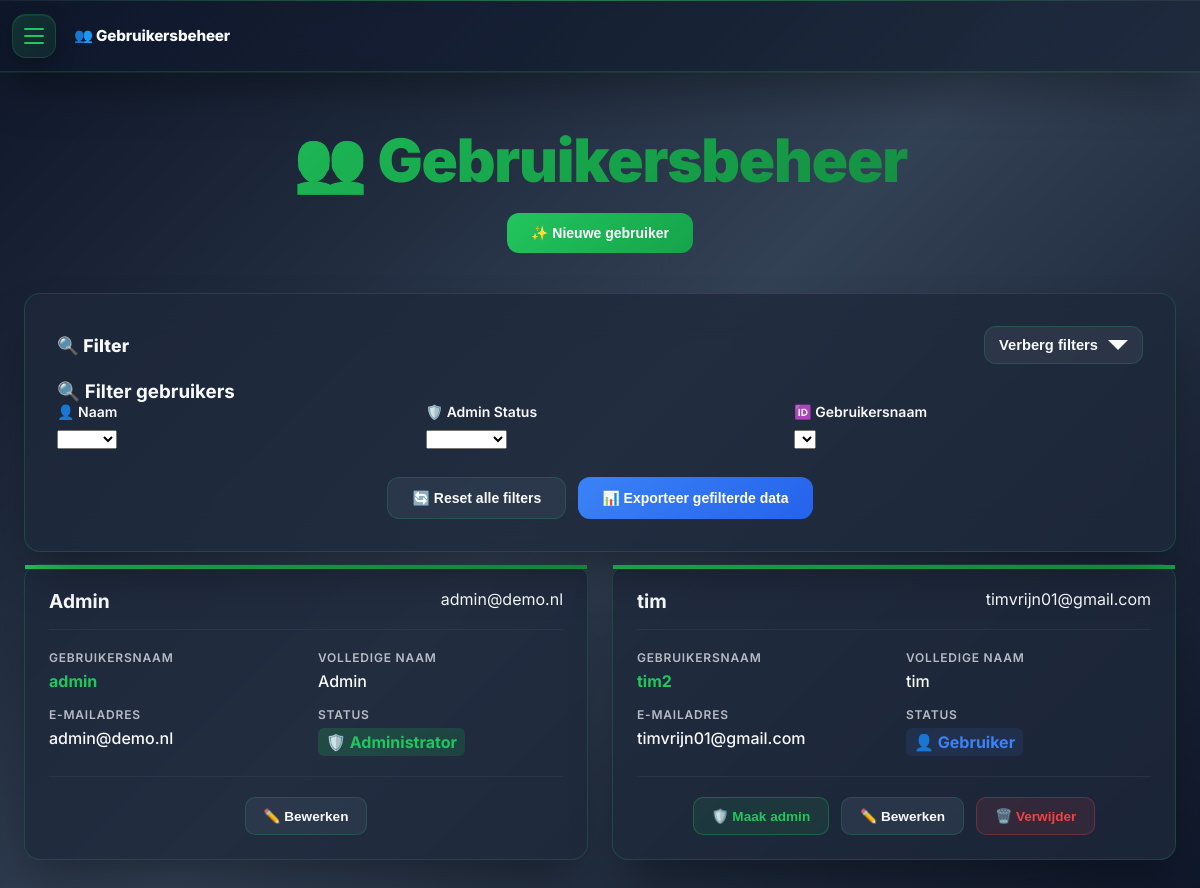
Page /gebruikers/ (signed in) on the earlier database version.
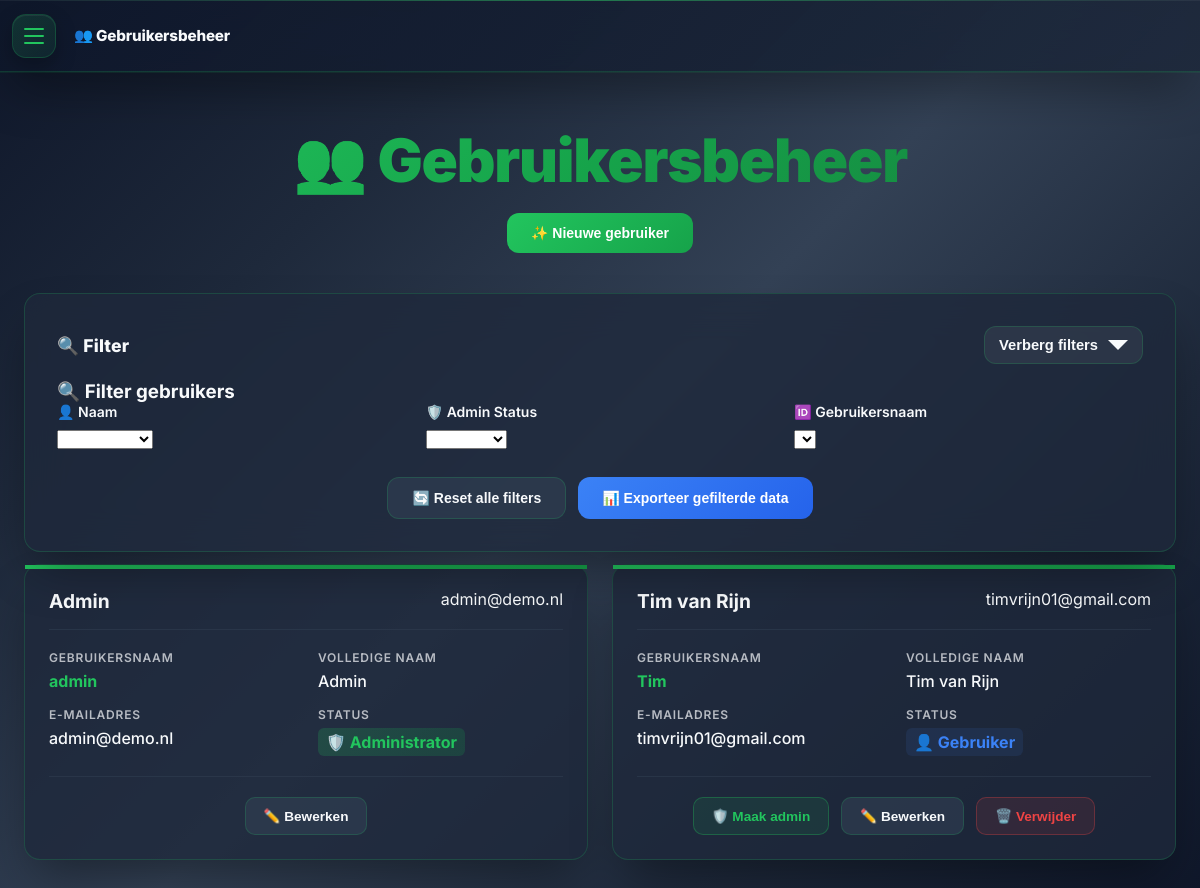
Same page on the later database version.
### tables this page shows
CREATE TABLE users (
            id TEXT PRIMARY KEY,
            username TEXT NOT NULL UNIQUE,
            password_hash TEXT NOT NULL,
            email TEXT,
            naam TEXT,
            is_admin INTEGER DEFAULT 0 
        );

### app/gebruikers/routes.py (the view)
@gebruikers_bp.route('/', methods=['GET'])
@login_required
def gebruikers():
    if not is_admin():
        flash("Geen toegang!", "danger")
        return redirect(url_for('dashboard.bedrijfsdashboard'))
    conn = db.get_connection()
    conn.row_factory = sqlite3.Row
    c = conn.cursor()
    try:
        rows = c.execute("SELECT id, username, email, naam, is_admin FROM users").fetchall()
    finally:
        conn.close()
    current_user_id = session.get('user_id')
    return render_template('gebruikers/gebruikers.html', gebruikers=rows, current_user_id=current_user_id)

### app/gebruikers/auth_utils.py (called while the page is built)
def login_required(f):
    @wraps(f)
    def wrapper(*args, **kwargs):
        if 'user_id' not in session:
            flash("Log eerst in om verder te gaan.", "warning")
            return redirect(url_for('gebruikers.login'))
        return f(*args, **kwargs)
    return wrapper

### app/gebruikers/routes.py (called while the page is built)
def is_admin():
    return session.get('is_admin', 0) == 1

### app/models/database_beheer.py (called while the page is built)
def get_connection():
    return sqlite3.connect(DB_NAME)

### app/gebruikers/templates/gebruikers/gebruikers.html (shortened to what this page needs)
{% if session.get('is_admin', 0) == 1 %}
<!DOCTYPE html>
<html lang="nl">
<head>
  {% set _display_name = session.get('view_as_user_name')
                      or session.get('naam')
                      or session.get('username')
                      or 'Gebruiker' %}
  <link rel="stylesheet" href="{{ url_for('static', filename='css/quantum-navigation.css') }}">
  <link rel="stylesheet" href="https://cdn.jsdelivr.net/npm/choices.js@10.2.0/public/assets/styles/choices.min.css">
  <link rel="stylesheet" href="{{ url_for('static', filename='css/filter.css') }}">
  <link rel="stylesheet" href="{{ url_for('static', filename='css/quantum-modal.css') }}">
</head>
<body>
<nav id="quantumNav"
     data-component="QuantumNavigation"
     data-auto-init="true"
     data-current-page="gebruikers"
     data-admin-only="{{ 'true' if session.get('is_admin',0)==1 else 'false' }}"
     data-show-user-profile="true"
     data-user-name="{{ _display_name }}"
     data-user-avatar="{{ _display_name[0]|upper }}"
     data-user-role="{{ 'Admin' if session.get('is_admin',0)==1 else 'Gebruiker' }}">
  <button class="quantum-mobile-btn" id="quantumMobileBtn" aria-label="Menu"></button>
  <span class="quantum-page-label" id="quantumPageLabel" aria-current="page"></span>
</nav>
  <div class="container">
    <div class="header-row">
      <h1 id="pageTitle" class="sidebar-title"></h1>
      <div class="top-actions">
        <button class="action-btn" onclick="openAddDialog()">✨ Nieuwe gebruiker</button>
      </div>
    </div>
    <div class="filter-section">
      <h3>🔍 Filter gebruikers</h3>
      <div class="filter-grid">
        <div class="filter-item">
          <label for="filter-naam">👤 Naam</label>
          <select id="filter-naam" data-placeholder="Kies naam...">
            <option value=""></option>
          </select>
        </div>
        <div class="filter-item">
          <label for="filter-admin">🛡️ Admin Status</label>
          <select id="filter-admin" data-placeholder="Alle statussen...">
            <option value=""></option>
            <option value="1">Admin</option>
          </select>
        </div>
        <div class="filter-item">
          <label for="filter-username">🆔 Gebruikersnaam</label>
          <select id="filter-username" data-placeholder="Kies gebruikersnaam...">
            <option value=""></option>
          </select>
        </div>
      </div>
      <div class="filter-buttons">
        <button type="button" id="btn-reset" class="btn-reset">🔄 Reset alle filters</button>
        <button type="button" id="btn-export" class="btn-filter">📊 Exporteer gefilterde data</button>
      </div>
    </div>
    <div class="data-container">
      {% if gebruikers %}
      <div class="modern-grid" id="gebruikers-grid">
        {% for u in gebruikers %}
        <div class="data-card"
             data-id="{{ u['id'] }}"
             data-naam="{{ (u['naam'] or u['username'])|e }}"
             data-username="{{ u['username']|e }}"
             data-email="{{ (u['email'] or '')|e }}"
             data-admin="{{ 1 if u['is_admin'] else 0 }}">
          <div class="card-header">
            <div class="card-title">{{ u['naam'] or u['username'] }}</div>
            <div class="card-date">{{ u['email'] or 'Geen email' }}</div>
          </div>
          <div class="card-content">
            <div>
              <div class="card-label">Gebruikersnaam</div>
              <div class="card-value" style="color:var(--quantum-accent);font-weight:700">{{ u['username'] }}</div>
            </div>
            <div>
              <div class="card-label">Volledige naam</div>
              <div class="card-value">{{ u['naam'] or '-' }}</div>
            </div>
            <div>
              <div class="card-label">E-mailadres</div>
              <div class="card-value">{{ u['email'] or '-' }}</div>
            </div>
            <div>
              <div class="card-label">Status</div>
              <div class="card-value {{ 'admin-badge' if u['is_admin'] else 'user-badge' }}">
                {{ '🛡️ Administrator' if u['is_admin'] else '👤 Gebruiker' }}
              </div>
            </div>
          </div>
          <div class="card-actions">
            {% if not u['is_admin'] %}
            <form action="{{ url_for('gebruikers.gebruikers_make_admin', user_id=u['id']) }}"
                  method="POST" style="display:inline;">
              <button type="button" class="admin-btn"
                      onclick="confirmMakeAdmin(this, '{{ (u['naam'] or u['username'])|e }}')">🛡️ Maak admin</button>
            </form>
            {% endif %}
            <button type="button" class="btn-edit"
                    onclick="openEditDialog(
                      '{{ u['id']|e }}',
                      '{{ u['username']|e }}',
                      '{{ (u['naam'] or '')|e }}',
                      '{{ (u['email'] or '')|e }}'
                    )">✏️ Bewerken</button>
            {% if u['id'] != current_user_id %}
            <form action="{{ url_for('gebruikers.gebruikers_delete', user_id=u['id']) }}"
                  method="POST" style="display:inline;">
              <button type="button" class="danger-btn"
                      onclick="confirmDeleteUser(this, '{{ (u['naam'] or u['username'])|e }}')">🗑️ Verwijder</button>
            </form>
            {% endif %}
          </div>
        </div>
        {% endfor %}
      </div>
      {% else %}
      <div class="no-data">
        <h3>🤷‍♂️ Geen gebruikers gevonden</h3>
        <p>Er zijn nog geen gebruikers toegevoegd aan het systeem.</p>
        <button onclick="openAddDialog()" class="action-btn">✨ Voeg de eerste gebruiker toe</button>
      </div>
      {% endif %}
    </div>
  </div>
</body>
</html>
{% endif %}

### app/static/css/quantum-navigation.css (style rules this page uses)
:root { --quantum-primary:#0f172a; --quantum-secondary:#1e293b; --quantum-accent:#22c55e; --quantum-accent-dark:#16a34a; --quantum-text:#f8fafc; --quantum-text-muted:rgba(248,250,252,.7); --quantum-border:rgba(34,197,94,.22); --shadow-quantum:0 25px 50px -12px rgba(0,0,0,.4); --transition:all .28s cubic-bezier(.4,0,.2,1); --qnav-h: 72px; --qnav-gap: 12px; }
body { padding-top: calc(var(--qnav-h) + var(--qnav-gap)); }
.quantum-nav, .quantum-nav *,.quantum-nav *::before,.quantum-nav *::after { box-sizing:border-box; margin:0; padding:0; }
#quantumNav.quantum-nav { position:fixed; inset:0 0 auto 0; z-index:10000; min-height:72px; font-family:'Inter',system-ui,sans-serif; -webkit-font-smoothing:antialiased; text-rendering:optimizeLegibility; backdrop-filter:blur(18px) saturate(160%); background:linear-gradient(135deg, rgba(15,23,42,.95), rgba(30,41,59,.92)); border-bottom:1px solid var(--quantum-border); box-shadow:0 1px 0 rgba(34,197,94,.10), var(--shadow-quantum), inset 0 1px 0 rgba(255,255,255,.05); transition:background .25s ease, box-shadow .25s ease; display:flex; align-items:center; gap:8px; padding:0 12px; }
#quantumNav.quantum-nav::before { content:''; position:absolute; left:0; right:0; top:0; height:1px; background:linear-gradient(90deg, transparent, rgba(34,197,94,.7), transparent); opacity:.7; }
.quantum-mobile-btn { display:none; align-items:center; justify-content:center; width:44px; height:44px; border:0; cursor:pointer; position:relative; z-index:10002; border-radius:14px; color:var(--quantum-accent); background:linear-gradient(135deg, rgba(34,197,94,.16), rgba(34,197,94,.08)); border:1px solid var(--quantum-border); box-shadow:inset 0 1px 0 rgba(255,255,255,.06), 0 8px 20px rgba(0,0,0,.25); transition:transform .22s ease, box-shadow .22s ease, background .22s ease, border-color .22s ease; }
#quantumNav.use-drawer .quantum-mobile-btn { display:inline-flex; }
#quantumNav.js-ready.use-drawer .quantum-mobile-btn { display:inline-flex !important; }
#quantumNav .quantum-page-label { display:none; margin-left:10px; font-weight:800; font-size:.95rem; letter-spacing:-.01em; color:var(--quantum-text); white-space:nowrap; overflow:hidden; text-overflow:ellipsis; max-width:50vw; line-height:1; position:relative; z-index:10002; }
#quantumNav.use-drawer .quantum-page-label { display:inline-flex; align-items:center; }

### app/static/css/filter.css (style rules this page uses)
:root { --filter-radius: 16px; --filter-padding: 24px; --filter-gap: 20px; --filter-t: .28s cubic-bezier(.4,0,.2,1); --filter-caret-size: 10px; --q-accent: var(--quantum-accent, #22c55e); --q-accent-dark: var(--quantum-accent-dark, #16a34a); --q-surface: var(--quantum-surface, rgba(30,41,59,.8)); --q-surface-2: var(--quantum-secondary, #1e293b); --q-text: var(--quantum-text, #f8fafc); --q-text-muted: var(--quantum-text-muted, rgba(248,250,252,.78)); --q-border: var(--quantum-border, rgba(34,197,94,.22)); --q-shadow: 0 25px 50px -12px rgba(0,0,0,.45); --q-shadow-soft: 0 12px 30px rgba(0,0,0,.25); --chip-bg: rgba(34,197,94,.14); --chip-border: rgba(34,197,94,.28); }
.filter-section { position: relative; z-index: 5; background: var(--q-surface); backdrop-filter: blur(20px); border: 1px solid var(--q-border); border-radius: var(--filter-radius); padding: var(--filter-padding); box-shadow: var(--q-shadow); overflow: visible; }
.filter-grid { display:grid; grid-template-columns: repeat(auto-fit, minmax(250px,1fr)); gap: var(--filter-gap); margin-bottom: 16px; position: relative; z-index: 6; }
.filter-item { position:relative; z-index:7; }
.filter-item label { color: var(--q-text); font-weight: 700; font-size: .875rem; margin-bottom: 8px; display:block; }
.filter-buttons { display:flex; gap:12px; justify-content:center; flex-wrap:wrap; margin-top:12px; }
.btn-filter,.btn-reset { padding:12px 20px; border-radius:12px; border:1px solid transparent; cursor:pointer; font-weight:700; font-size:.9rem; transition: transform var(--filter-t), box-shadow var(--filter-t), background var(--filter-t), color var(--filter-t), border-color var(--filter-t); }
.btn-filter { background: linear-gradient(135deg, #3b82f6, #2563eb); color:#fff; }
.btn-reset { background: rgba(255,255,255,.06); color: var(--q-text); border-color: var(--q-border); }

Differences in the rows shown:
changed users "timvrijn01@gmail.com": naam "tim" → "Tim van Rijn"; username "tim2" → "Tim"
